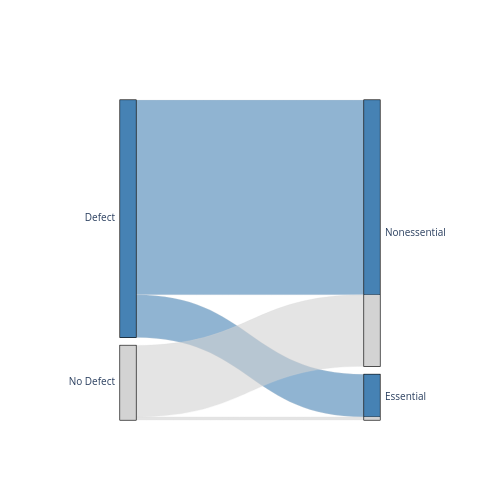

This figure's notebook cell:
### Markdown cell above
### Number of Genes Causing/Not Causing Defects

### Code cell
all_screened_genes =  (
    pl
    .read_excel(f"/home/alex/alex_files/markerproject_redux/strain_filtering/{phenotype_set}/filtered_strain_workbooks/all_filtered_strains.xlsx", sheet_name="SheetC")
    .with_columns(
        (
            pl
            .when(pl.col("Strain_ID").str.contains("tsa"))
            .then(pl.lit("Essential"))
            .otherwise(pl.lit("Nonessential"))
            ).alias("Essentiality")
        )
    .select(["ORF", "Essentiality"])
    .unique()
    )
    
genes_causing_defects =  (
    pl
    .read_excel(f"/home/alex/alex_files/markerproject_redux/strain_filtering/{phenotype_set}/filtered_strain_workbooks/all_filtered_strains.xlsx", sheet_name=sheet_data)
    .with_columns(
        (
            pl
            .when(pl.col("Strain_ID").str.contains("tsa"))
            .then(pl.lit("Essential"))
            .otherwise(pl.lit("Nonessential"))
            ).alias("Essentiality")
        )
    .select(["ORF", "Essentiality"])
    .unique()
)

genes_not_causing_defects = all_screened_genes.filter(~pl.col("ORF").is_in(genes_causing_defects["ORF"]))

num_genes_causing_defects = genes_causing_defects.shape[0]
num_genes_not_causing_defects = genes_not_causing_defects.shape[0]

num_nonessential_genes_causing_defects = genes_causing_defects.filter(pl.col("Essentiality") == "Nonessential").shape[0]
num_nonessential_genes_not_causing_defects = genes_not_causing_defects.filter(pl.col("Essentiality") == "Nonessential").shape[0]

num_essential_genes_causing_defects = genes_causing_defects.filter(pl.col("Essentiality") == "Essential").shape[0]
num_essential_genes_not_causing_defects = genes_not_causing_defects.filter(pl.col("Essentiality") == "Essential").shape[0]

print(
    f"""
    Genes Causing Defects: {num_genes_causing_defects} ({(num_genes_causing_defects / all_screened_genes.shape[0]) * 100}%)
    Genes Not Causing Defects: {num_genes_not_causing_defects} ({(num_genes_not_causing_defects / all_screened_genes.shape[0]) * 100}%)
    Nonessential Genes Causing Defects: {num_nonessential_genes_causing_defects} ({num_nonessential_genes_causing_defects / all_screened_genes.filter(pl.col("Essentiality") == "Nonessential").shape[0] * 100}%)
    Essential Genes Causing Defects: {num_essential_genes_causing_defects} ({num_essential_genes_causing_defects / all_screened_genes.filter(pl.col("Essentiality") == "Essential").shape[0] * 100}%)
    Nonessential Genes Not Causing Defects: {num_nonessential_genes_not_causing_defects} ({num_nonessential_genes_not_causing_defects / all_screened_genes.filter(pl.col("Essentiality") == "Nonessential").shape[0] * 100}%)
    Essential Genes Not Causing Defects: {num_essential_genes_not_causing_defects} ({num_essential_genes_not_causing_defects / all_screened_genes.filter(pl.col("Essentiality") == "Essential").shape[0] * 100}%)
    """
)

fig = go.Figure(go.Parcats(
    dimensions=[
        {'label': '',
         'values': ['Defect', 'Defect', 
                    'No Defect', 'No Defect']},
        {'label': '',
         'values': ['Nonessential', 'Essential',
                    'Nonessential', 'Essential']
         }
        ],
    counts=[num_nonessential_genes_causing_defects, num_essential_genes_causing_defects, num_nonessential_genes_not_causing_defects, num_essential_genes_not_causing_defects],
    line=dict(
        shape='hspline',
        color=[0,0,1,1],
        colorscale=[[0,"steelblue"],[1,"lightgray"]]
        )
))

fig.update_layout(
    width=500,
    height=500
)

if save_figs:
    fig.write_image("/mnt/c/Users/peree/OneDrive/Desktop/parcats_plot.pdf")

fig.show()

### Figure 1 — Plotly figure (JSON) as saved in the notebook; plotly's stock layout.template omitted (floating-point values rounded to 4 significant figures)
{"data": [{"counts": [2771, 605, 1017, 44], "dimensions": [{"label": "", "values": ["Defect", "Defect", "No Defect", "No Defect"]}, {"label": "", "values": ["Nonessential", "Essential", "Nonessential", "Essential"]}], "line": {"color": [0, 0, 1, 1], "colorscale": [[0, "steelblue"], [1, "lightgray"]], "shape": "hspline"}, "type": "parcats"}], "layout": {"height": 500, "width": 500}}
